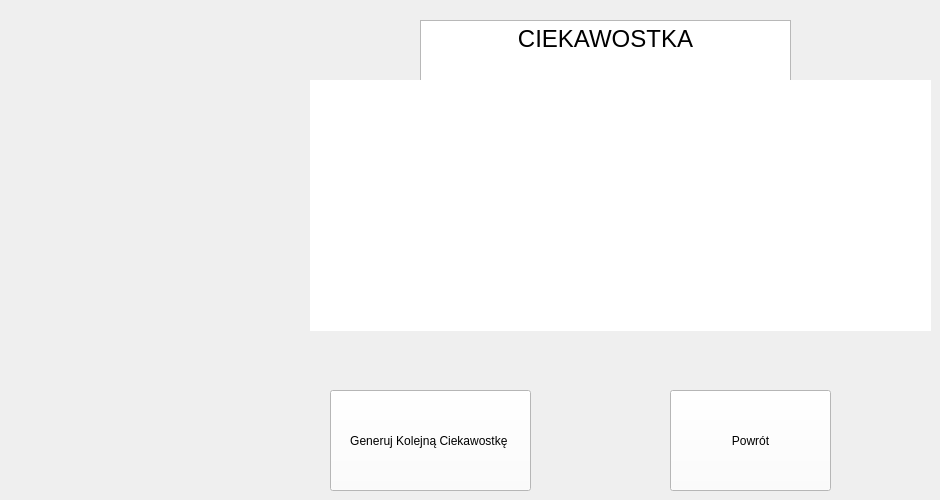
    <widget class="QWidget" name="Ciekawoski">
     <widget class="QLabel" name="label_25">
      <property name="geometry">
       <rect>
        <x>310</x>
        <y>80</y>
        <width>621</width>
        <height>251</height>
       </rect>
      </property>
      <property name="styleSheet">
       <string notr="true">background-color: rgb(255, 255, 255);</string>
      </property>
      <property name="text">
       <string/>
      </property>
     </widget>
     <widget class="QPushButton" name="pushButton_31">
      <property name="geometry">
       <rect>
        <x>330</x>
        <y>390</y>
        <width>201</width>
        <height>101</height>
       </rect>
      </property>
      <property name="styleSheet">
       <string notr="true">background-color: rgb(255, 255, 255);</string>
      </property>
      <property name="text">
       <string>Generuj Kolejną Ciekawostkę </string>
      </property>
     </widget>
     <widget class="QPushButton" name="pushButton_32">
      <property name="geometry">
       <rect>
        <x>670</x>
        <y>390</y>
        <width>161</width>
        <height>101</height>
       </rect>
      </property>
      <property name="styleSheet">
       <string notr="true">background-color: rgb(255, 255, 255);</string>
      </property>
      <property name="text">
       <string>Powrót</string>
      </property>
     </widget>
     <widget class="QTextEdit" name="textEdit">
      <property name="geometry">
       <rect>
        <x>420</x>
        <y>20</y>
        <width>371</width>
        <height>71</height>
       </rect>
      </property>
      <property name="html">
       <string>&lt;!DOCTYPE HTML PUBLIC &quot;-//W3C//DTD HTML 4.0//EN&quot; &quot;http://www.w3.org/TR/REC-html40/strict.dtd&quot;&gt;
&lt;html&gt;&lt;head&gt;&lt;meta name=&quot;qrichtext&quot; content=&quot;1&quot; /&gt;&lt;style type=&quot;text/css&quot;&gt;
p, li { white-space: pre-wrap; }
&lt;/style&gt;&lt;/head&gt;&lt;body style=&quot; font-family:'MS Shell Dlg 2'; font-size:8.25pt; font-weight:400; font-style:normal;&quot;&gt;
&lt;p align=&quot;center&quot; style=&quot; margin-top:0px; margin-bottom:0px; margin-left:0px; margin-right:0px; -qt-block-indent:0; text-indent:0px;&quot;&gt;&lt;span style=&quot; font-size:18pt;&quot;&gt;CIEKAWOSTKA&lt;/span&gt;&lt;/p&gt;
&lt;p align=&quot;center&quot; style=&quot;-qt-paragraph-type:empty; margin-top:0px; margin-bottom:0px; margin-left:0px; margin-right:0px; -qt-block-indent:0; text-indent:0px; font-size:18pt;&quot;&gt;&lt;br /&gt;&lt;/p&gt;&lt;/body&gt;&lt;/html&gt;</string>
      </property>
     </widget>
     <zorder>textEdit</zorder>
     <zorder>label_25</zorder>
     <zorder>pushButton_31</zorder>
     <zorder>pushButton_32</zorder>
    </widget>
